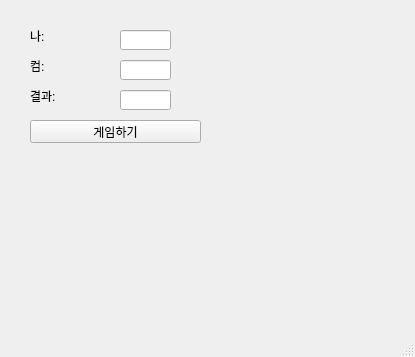
<?xml version="1.0" encoding="UTF-8"?>
<ui version="4.0">
 <class>MainWindow</class>
 <widget class="QMainWindow" name="MainWindow">
  <property name="geometry">
   <rect>
    <x>0</x>
    <y>0</y>
    <width>415</width>
    <height>357</height>
   </rect>
  </property>
  <property name="windowTitle">
   <string>MainWindow</string>
  </property>
  <widget class="QWidget" name="centralwidget">
   <widget class="QPushButton" name="pb">
    <property name="geometry">
     <rect>
      <x>30</x>
      <y>120</y>
      <width>171</width>
      <height>23</height>
     </rect>
    </property>
    <property name="text">
     <string>게임하기</string>
    </property>
   </widget>
   <widget class="QLineEdit" name="le_mine">
    <property name="geometry">
     <rect>
      <x>120</x>
      <y>30</y>
      <width>51</width>
      <height>20</height>
     </rect>
    </property>
   </widget>
   <widget class="QLabel" name="lb_mine">
    <property name="geometry">
     <rect>
      <x>30</x>
      <y>30</y>
      <width>56</width>
      <height>12</height>
     </rect>
    </property>
    <property name="text">
     <string>나:</string>
    </property>
   </widget>
   <widget class="QLabel" name="lb_com">
    <property name="geometry">
     <rect>
      <x>30</x>
      <y>60</y>
      <width>56</width>
      <height>12</height>
     </rect>
    </property>
    <property name="text">
     <string>컴:</string>
    </property>
   </widget>
   <widget class="QLabel" name="lb_result">
    <property name="geometry">
     <rect>
      <x>30</x>
      <y>90</y>
      <width>56</width>
      <height>12</height>
     </rect>
    </property>
    <property name="text">
     <string>결과:</string>
    </property>
   </widget>
   <widget class="QLineEdit" name="le_com">
    <property name="geometry">
     <rect>
      <x>120</x>
      <y>60</y>
      <width>51</width>
      <height>20</height>
     </rect>
    </property>
   </widget>
   <widget class="QLineEdit" name="le_result">
    <property name="geometry">
     <rect>
      <x>120</x>
      <y>90</y>
      <width>51</width>
      <height>20</height>
     </rect>
    </property>
   </widget>
  </widget>
  <widget class="QMenuBar" name="menubar">
   <property name="geometry">
    <rect>
     <x>0</x>
     <y>0</y>
     <width>415</width>
     <height>21</height>
    </rect>
   </property>
  </widget>
  <widget class="QStatusBar" name="statusbar"/>
 </widget>
 <resources/>
 <connections/>
</ui>
